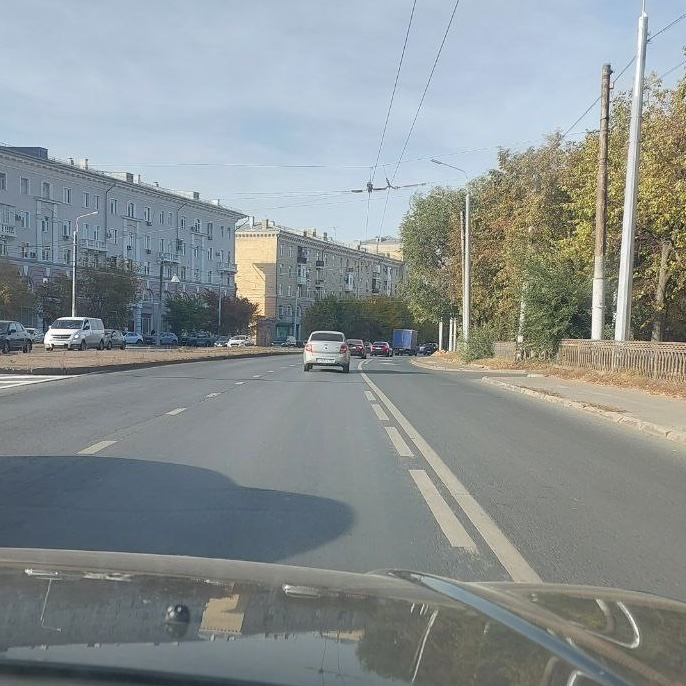
#> input picture PythonProjectNeyron/road2.jpg, 686 x 686 px
$ python opcv2.py
#> lines starting #> are read from the running program, lines starting #| are printed output that depends on the picture
import cv2

img = cv2.imread("road2.jpg")
#> img is the input picture: shape (686, 686, 3); mean B, G, R 146, 145.4, 138.3

img_gray = cv2.cvtColor(img, cv2.COLOR_BGR2GRAY)
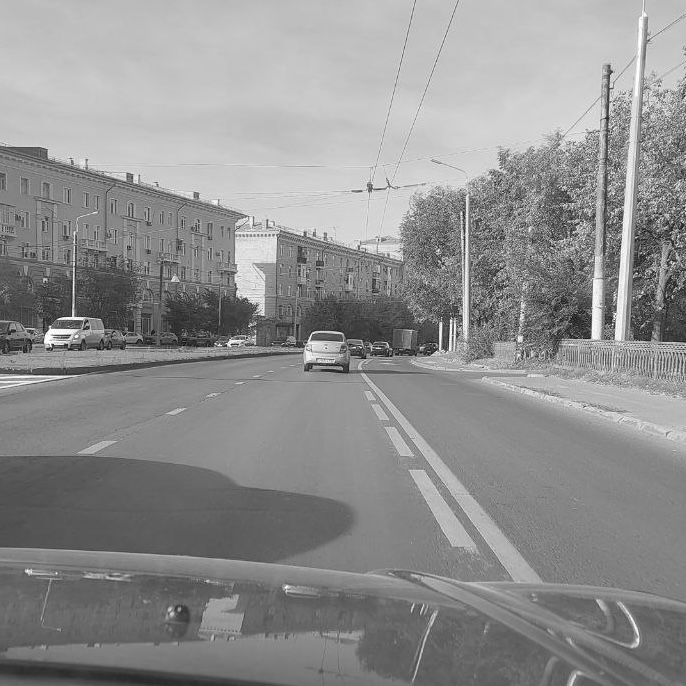
#> img_gray: shape (686, 686); min 4, max 255, mean 143.3
img_rgb = cv2.cvtColor(img, cv2.COLOR_BGR2RGB)

car_data = cv2.CascadeClassifier('haarcascade_cars.xml')
stop_data = cv2.CascadeClassifier('haarcascade_stopsign.xml')

stop_coords = []
car_coords = []

try:
    car_coords = car_data.detectMultiScale(img_gray, minSize=(20, 20)).tolist()
#> car_coords = [[286, 315, 84, 84]]
    print(car_coords)
#| [[286, 315, 84, 84]]
except:
    print('Машины не найдены')

img_height, img_width, img_channels = img.shape
#> img_height = 686; img_width = 686; img_channels = 3
left_border = img_width / 2
#> left_border = 343
right_border = img_width
#> right_border = 686

def check_forward(car_coords, stop_coords):
    if len(stop_coords) != 0:
        return False
    elif len(car_coords) == 0:
        return True
    else:
        for (x, y, width, height) in car_coords:
            if x > left_border and x + width < right_border:
                if width / img_width > 0.15:
                    return False
#> this loop made 1 pass
        return True

print(check_forward(car_coords, stop_coords))
#| True


try:
    stop_coords = stop_data.detectMultiScale(img_gray, minSize=(20, 20)).tolist()
except:
    print('Знаки СТОП не найдены')

def check_forward(stop_coords):
    if len(stop_coords) != 0:
        return False
    else:
        return True

print('Движение разрешено:', check_forward(stop_coords))
